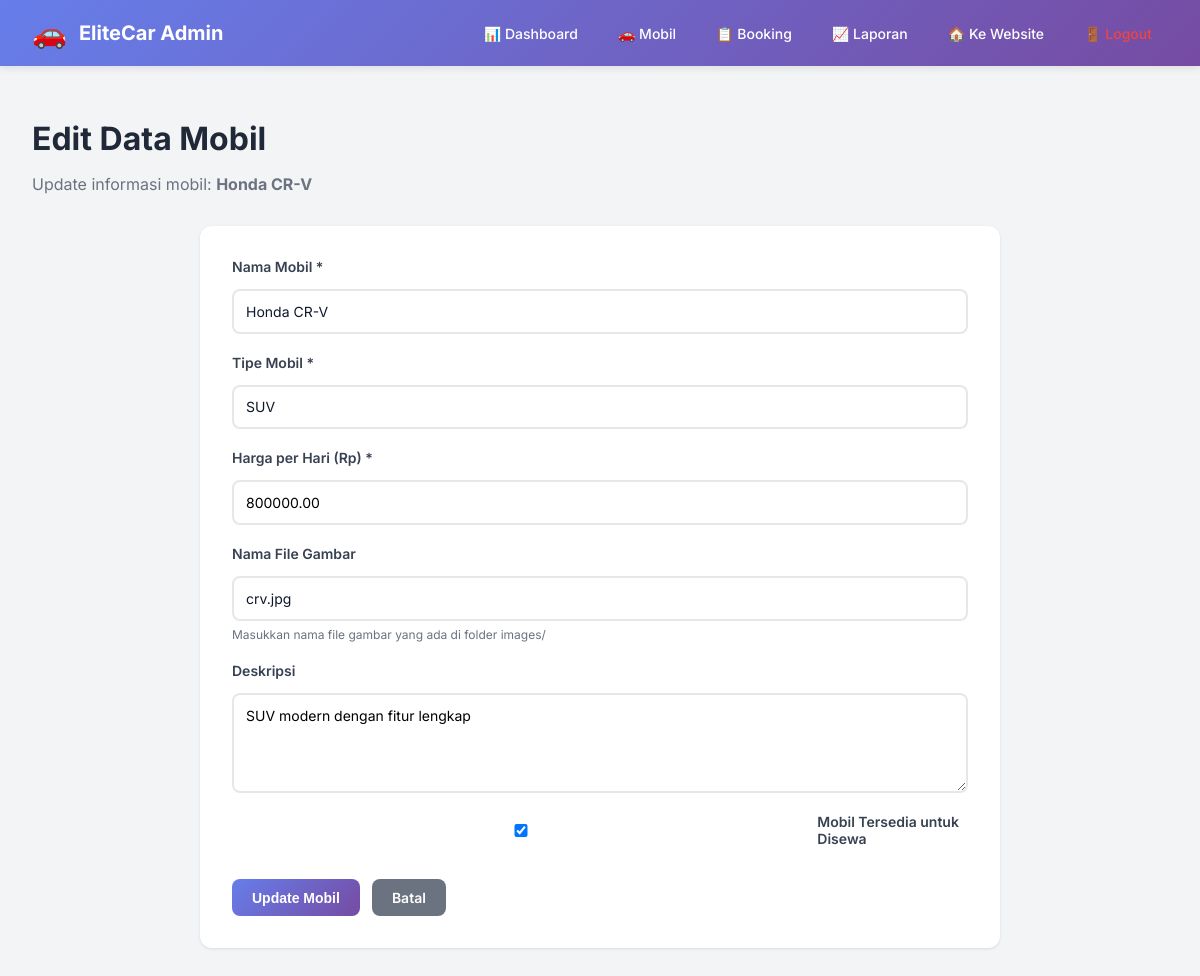
Screenshot of /admin/car_edit.php?id=2 (signed in) with the database file from the repository.
### tables this page shows
CREATE TABLE IF NOT EXISTS cars (
    id INT AUTO_INCREMENT PRIMARY KEY,
    name VARCHAR(100) NOT NULL,
    type ENUM('SUV', 'Sedan', 'Van') NOT NULL,
    price_per_day DECIMAL(10, 2) NOT NULL,
    image VARCHAR(255),
    description TEXT,
    is_available BOOLEAN DEFAULT TRUE,
    created_at TIMESTAMP DEFAULT CURRENT_TIMESTAMP,
    updated_at TIMESTAMP DEFAULT CURRENT_TIMESTAMP ON UPDATE CURRENT_TIMESTAMP,
    INDEX idx_type (type),
    INDEX idx_available (is_available)
);

### admin/car_edit.php (the view, shortened to what this page needs)
<?php
$id = (int)($_GET['id'] ?? 0);
$conn = getDBConnection();
$stmt = $conn->prepare("SELECT * FROM cars WHERE id = ?");
$stmt->bind_param("i", $id);
$stmt->execute();
$result = $stmt->get_result();
$car = $result->fetch_assoc();
?>
<!DOCTYPE html>
<html lang="id">
<head>
    <link rel="stylesheet" href="../styles.css">
    <link rel="stylesheet" href="admin.css">
</head>
<body class="admin-body">
    <?php include 'admin_nav.php'; ?>
    <div class="admin-container">
        <div class="admin-header">
            <h1>Edit Data Mobil</h1>
            <p>Update informasi mobil: <strong><?php echo htmlspecialchars($car['name']); ?></strong></p>
        </div>
        <div class="form-container">
            <form method="POST" action="">
                <div class="form-group">
                    <label for="name">Nama Mobil *</label>
                    <input type="text" id="name" name="name" value="<?php echo htmlspecialchars($car['name']); ?>" required>
                </div>
                <div class="form-group">
                    <label for="type">Tipe Mobil *</label>
                    <select id="type" name="type" required>
                        <option value="SUV" <?php echo $car['type'] === 'SUV' ? 'selected' : ''; ?>>SUV</option>
                    </select>
                </div>
                <div class="form-group">
                    <label for="price_per_day">Harga per Hari (Rp) *</label>
                    <input type="number" id="price_per_day" name="price_per_day" value="<?php echo $car['price_per_day']; ?>" min="0" step="1000" required>
                </div>
                <div class="form-group">
                    <label for="image">Nama File Gambar</label>
                    <input type="text" id="image" name="image" value="<?php echo htmlspecialchars($car['image']); ?>">
                    <small style="color: #6b7280; font-size: 12px;">Masukkan nama file gambar yang ada di folder images/</small>
                </div>
                <div class="form-group">
                    <label for="description">Deskripsi</label>
                    <textarea id="description" name="description"><?php echo htmlspecialchars($car['description']); ?></textarea>
                </div>
                <div class="form-group">
                    <label style="display: flex; align-items: center; gap: 8px; cursor: pointer;">
                        <input type="checkbox" name="is_available" <?php echo $car['is_available'] ? 'checked' : ''; ?>>
                        <span>Mobil Tersedia untuk Disewa</span>
                    </label>
                </div>
                <div class="form-actions">
                    <button type="submit" class="btn btn-primary">Update Mobil</button>
                    <a href="cars.php" class="btn" style="background: #6b7280; color: white;">Batal</a>
                </div>
            </form>
        </div>
    </div>
</body>
</html>

### styles.css (style rules this page uses)
:root { --bg: #0D0D0D; --primary: #007BFF; --primary-hover: #0056CC; --surface: #ffffff; --text: #0f172a; --text-muted: #475569; --text-inverse: #ffffff; --brand-500: #1E90FF; --brand-600: #007BFF; --brand-700: #0056CC; --brand-50: #eaf4ff; --text-900: #0f172a; --text-600: #475569; --border: #e2e8f0; --card: #ffffff; --bg-dark: #0D0D0D; --bg-dark-2: #111111; --success: #16a34a; --danger: #dc2626; --chip-bg: #eef2f6; --chip-text: #0f172a; --shadow: 0 10px 20px rgba(2, 6, 23, 0.06), 0 2px 6px rgba(2, 6, 23, 0.05); --focus-ring: 0 0 0 4px rgba(0, 123, 255, 0.3); }
* { box-sizing: border-box; }
html { scroll-behavior: smooth; }
html, body { height: 100%; }
body { margin: 0; font-family: 'Inter', system-ui, -apple-system, Segoe UI, Roboto, Arial, sans-serif; color: var(--text-inverse); background: radial-gradient(1200px 800px at 110% -60%, rgba(0, 123, 255, .12), transparent), linear-gradient(180deg, var(--bg-dark), var(--bg-dark-2) 60%, #0b0b0b); }
.form-group { display: grid; gap: 6px; }
label { font-weight: 600; font-size: 14px; color: var(--text-900); }
input[type="text"], input[type="email"], select, input[type="date"] { appearance: none; width: 100%; padding: 10px 12px; border-radius: 10px; border: 1px solid var(--border); font-size: 14px; transition: border-color .2s ease, box-shadow .2s ease; background: #fff; color: var(--text-900); }
input::placeholder { color: #6b7280; }

### admin/admin.css (style rules this page uses)
.admin-body { background: #f3f4f6; font-family: 'Inter', sans-serif; margin: 0; padding: 0; }
.admin-container { max-width: 1400px; margin: 0 auto; padding: 32px; }
.admin-header { margin-bottom: 32px; }
.admin-header h1 { font-size: 32px; font-weight: 700; color: #1f2937; margin-bottom: 8px; }
.admin-header p { color: #6b7280; font-size: 16px; }
.btn { padding: 10px 20px; border-radius: 8px; font-weight: 600; text-decoration: none; display: inline-block; transition: all 0.2s; cursor: pointer; border: none; font-size: 14px; }
.btn-primary { background: linear-gradient(135deg, #667eea 0%, #764ba2 100%); color: white; }
.form-container { background: white; border-radius: 12px; padding: 32px; box-shadow: 0 1px 3px rgba(0, 0, 0, 0.1); max-width: 800px; margin: 0 auto; }
.form-group { margin-bottom: 20px; }
.form-group label { display: block; font-weight: 600; color: #374151; margin-bottom: 8px; font-size: 14px; }
.form-group input, .form-group select, .form-group textarea { width: 100%; padding: 12px; border: 2px solid #e5e7eb; border-radius: 8px; font-family: inherit; font-size: 14px; transition: border-color 0.2s; }
.form-group textarea { resize: vertical; min-height: 100px; }
.form-actions { display: flex; gap: 12px; margin-top: 24px; }

### rows the page displays
cars: name "Honda CR-V", type "SUV", price_per_day "800000.00", image "crv.jpg", description "SUV modern dengan fitur lengkap", is_available "☑"
